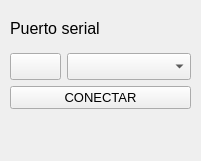
   <widget class="QFrame" name="frame">
    <property name="geometry">
     <rect>
      <x>10</x>
      <y>60</y>
      <width>201</width>
      <height>161</height>
     </rect>
    </property>
    <property name="frameShape">
     <enum>QFrame::Shape::NoFrame</enum>
    </property>
    <property name="lineWidth">
     <number>2</number>
    </property>
    <widget class="QWidget" name="gridLayoutWidget">
     <property name="geometry">
      <rect>
       <x>10</x>
       <y>10</y>
       <width>181</width>
       <height>141</height>
      </rect>
     </property>
     <layout class="QGridLayout" name="layout_port" columnstretch="0">
      <item row="1" column="0">
       <layout class="QHBoxLayout" name="horizontalLayout_6" stretch="1,3">
        <item>
         <widget class="QPushButton" name="refresh_ports_btn">
          <property name="font">
           <font>
            <pointsize>12</pointsize>
           </font>
          </property>
          <property name="text">
           <string/>
          </property>
          <property name="icon">
           <iconset theme="view-refresh">
            <normaloff>../../../../.designer/backup</normaloff>../../../../.designer/backup</iconset>
          </property>
         </widget>
        </item>
        <item>
         <widget class="QComboBox" name="selectPort">
          <property name="font">
           <font>
            <pointsize>12</pointsize>
           </font>
          </property>
         </widget>
        </item>
       </layout>
      </item>
      <item row="2" column="0">
       <widget class="QPushButton" name="connect_btn">
        <property name="font">
         <font>
          <pointsize>10</pointsize>
         </font>
        </property>
        <property name="text">
         <string>CONECTAR</string>
        </property>
       </widget>
      </item>
      <item row="0" column="0">
       <widget class="QLabel" name="label_port_4">
        <property name="font">
         <font>
          <pointsize>12</pointsize>
          <bold>false</bold>
         </font>
        </property>
        <property name="text">
         <string>Puerto serial</string>
        </property>
       </widget>
      </item>
      <item row="3" column="0">
       <widget class="QLabel" name="label_connection">
        <property name="font">
         <font>
          <pointsize>10</pointsize>
         </font>
        </property>
        <property name="text">
         <string/>
        </property>
       </widget>
      </item>
     </layout>
    </widget>
   </widget>
